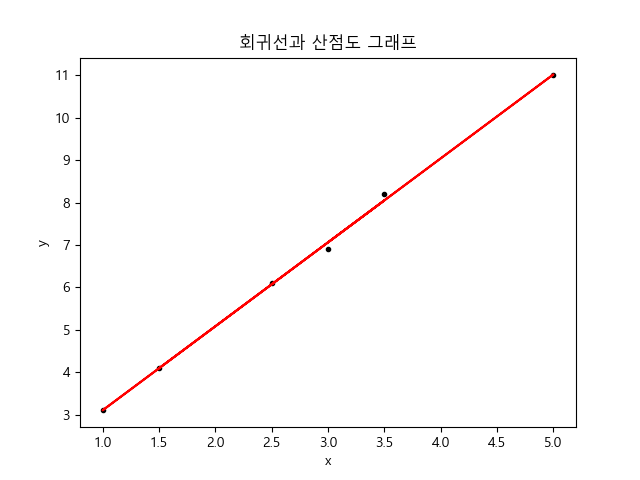

This chart was generated by the following Python code:
import numpy as np

filename = 'singleLinear02.csv'
data = np.loadtxt(filename, delimiter=',')
# print(type(data))
# print(data)

table_col = data.shape[1]   # 열의 개수

y_column = 1    # 데이터 컬럼 수
x_column = table_col - y_column    # 입력 데이터 컬럼 수

x = data[:, 0:x_column]
y = data[:, x_column:]

# print('x : ', x)
# print('-' * 30)
#
# print('y : ', y)
# print('-' * 30)

from sklearn.model_selection import train_test_split
x_train, x_test, y_train, y_test = \
    train_test_split(x, y, test_size=1/4, random_state=0)   # 입력, 출력, 테스트 수치(25%)

# print('x_train : ', x_train)
# print('-' * 30)
#
# print('x_test : ', x_test)
# print('-' * 30)
#
# print('y_train : ', y_train)
# print('-' * 30)
#
# print('y_test : ', y_test)
# print('-' * 30)
############################################################################

# Keras Part
# 1. 모델 객체 생성하기
# Sequential 모델은 레이어를 선형으로 연결하여 모델을 구성해준다
from tensorflow.python.keras.models import Sequential

model = Sequential()    # 객체 생성


from tensorflow.python.keras.layers import Dense
model.add(Dense(units=y_column, input_dim=x_column, activation='linear'))

model.compile(loss='mean_squared_error', optimizer='adam')


# 4. 모델 실행 시키기
# epochs 숫자 만큼 훈련을 시켜 실제로 모델을 실행시켜주는 메소드
model.fit(x_train, y_train, epochs=10000, batch_size=10000, verbose=1)

import matplotlib.pyplot as plt
plt.rc('font', family='Malgun Gothic')

plt.title('회귀선과 산점도 그래프')
plt.xlabel('x')
plt.ylabel('y')

plt.plot(x_train, y_train, 'k.')    # 산점도

train_pred = model.predict(x_train)
plt.plot(x_train, train_pred, 'r')    # 최적합 회귀선 그리기

print('가중치 정보(w, b)')
print(model.get_weights())

filename = 'singleLinear02.png'
plt.savefig(filename)

print('테스트 데이터로 예측해보기')
prediction = model.predict(x_test)

for idx in range(len(y_test)):
    label = y_test[idx]
    pred = prediction[idx]  # 테스트용 데이터를 사용한 예측치

    print('정답 : %.4f, 예측값 : %.4f' % (label, pred))
print('fin')